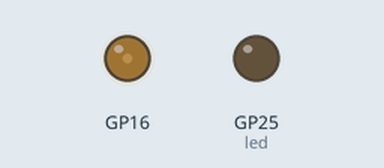
The program below on a simulated Raspberry Pi Pico running CircuitPython. Shown: output pins drawn as LEDs (lit = HIGH).

Above: at 0.05 s.
At 1.25 s:
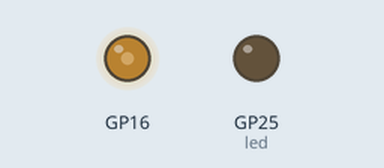
At 2.5 s:
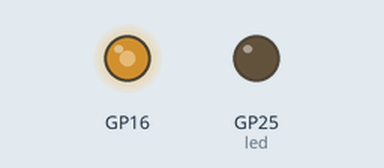
At 5.0 s:
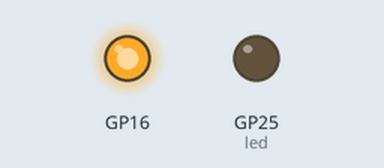
Timing chart, 0 to 6.5 s (numbered marks = the images above):
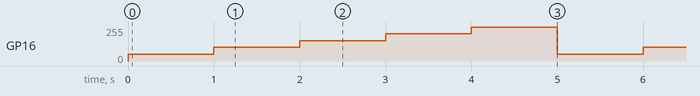

Measured:
- by itself, GP16: repeats every 5.0 s: 102/255 1.0 s, 153/255 1.0 s, 204/255 1.0 s, 255/255 1.0 s, 51/255 1.0 s

The program:

pwm_dac.py
```python
import time
import board
from microcontroller import Pin
from pwmio import PWMOut
from digitalio import DigitalInOut, Direction
import microcontroller

led = DigitalInOut(board.LED)
led.direction = Direction.OUTPUT

# RESOLUTION_FREQUENCIES = {
#     res: freq for res in range(MIN_RESOLUTION, MAX_RESOLUTION + 1)
# }

class PWMDAC():
    pin: PWMOut
    resolution: int

    # 8 Is the lowest "good"
    MIN_RESOLUTION: int = 8
    # Pico max PWM resolution
    MAX_RESOLUTION: int = 16

    def __init__(self, pin: Pin, resolution: int = 8) -> None:
        self.pin = PWMOut(pin, frequency=int(
            microcontroller.cpu.frequency / 32))
        self.resolution = resolution
        pass

    def write(self, value: float):
        self.pin.duty_cycle = int((2 ** PWMDAC.MAX_RESOLUTION - 1) * value)
        # self.pin.duty_cycle = int(100000 * value)


pwm_dac = PWMDAC(board.GP16)

while True:
    for i in range(1, 6):
        pwm_dac.write(i / 5)
        time.sleep(1)
```
